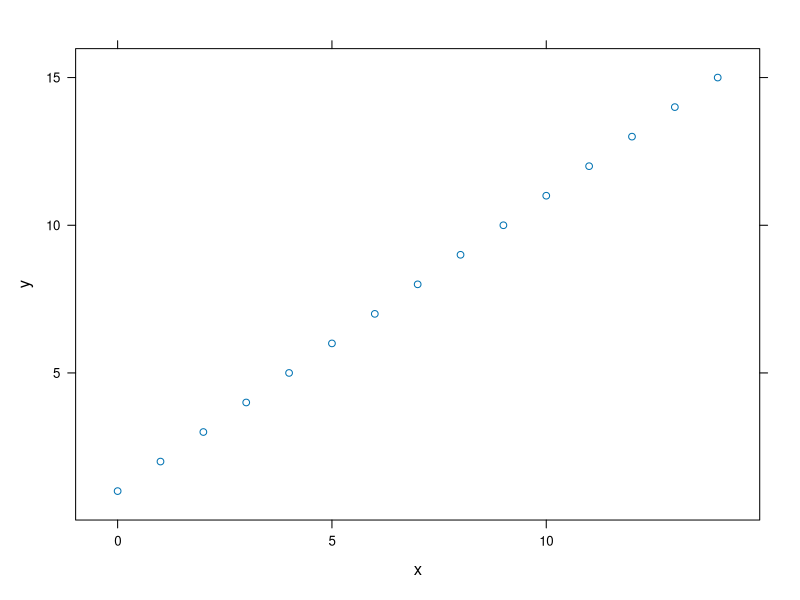
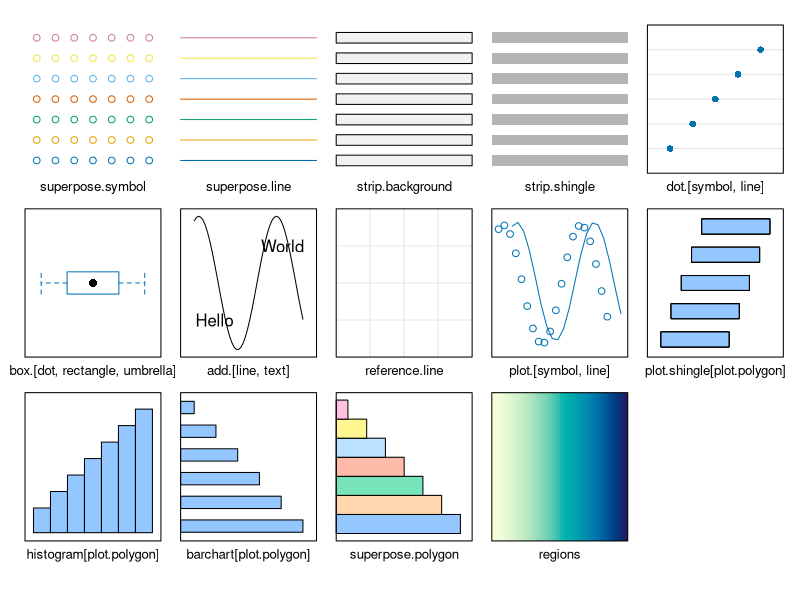
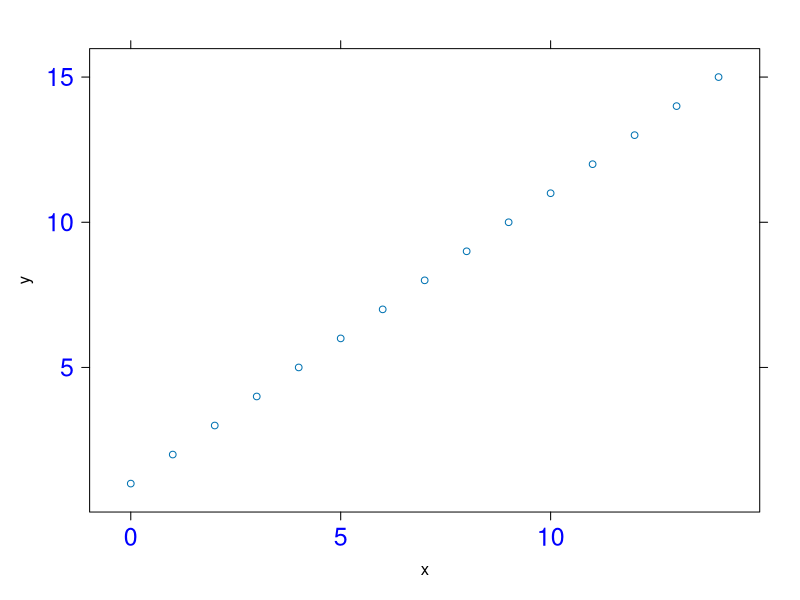
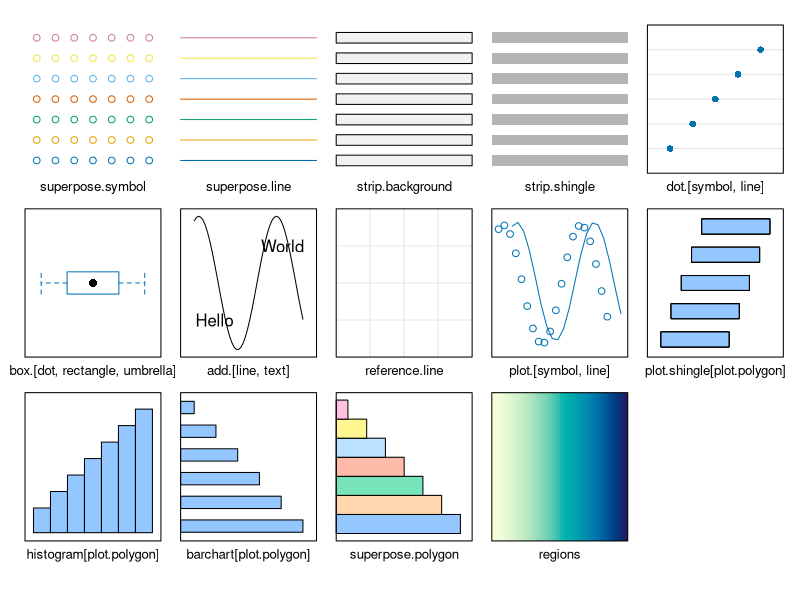
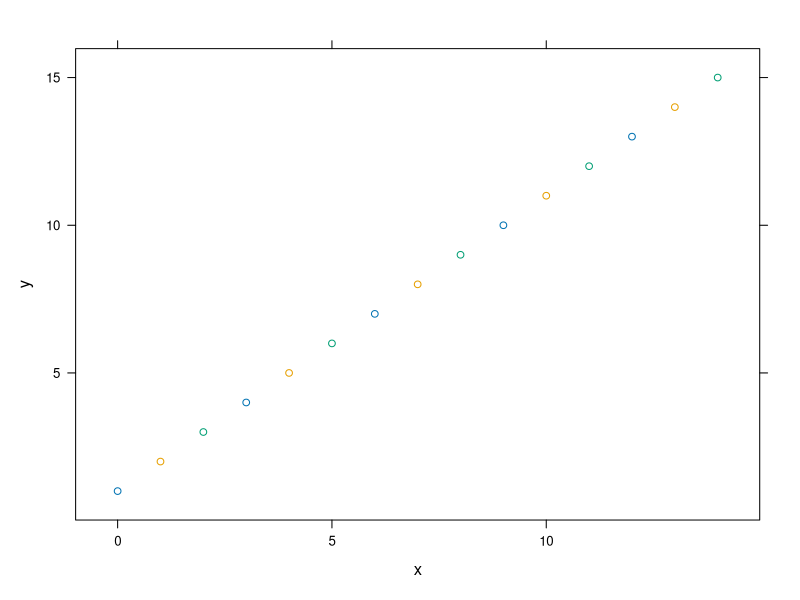
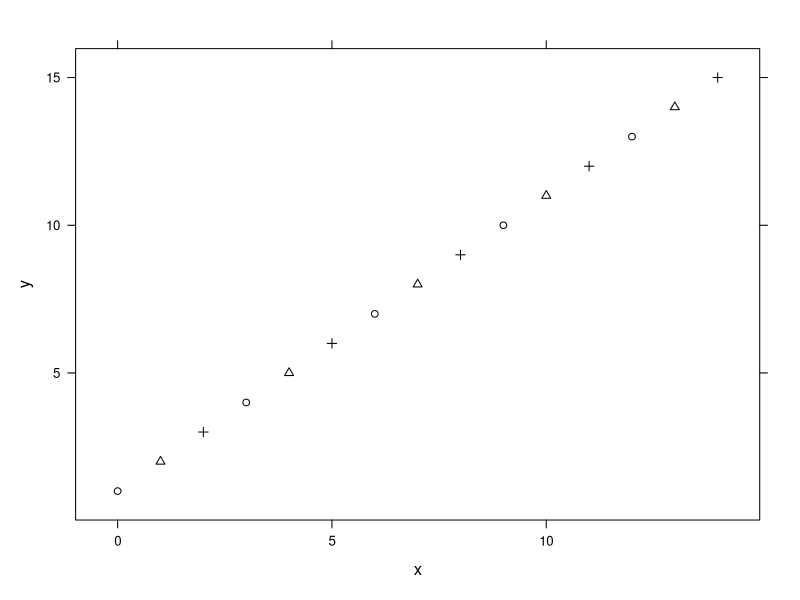
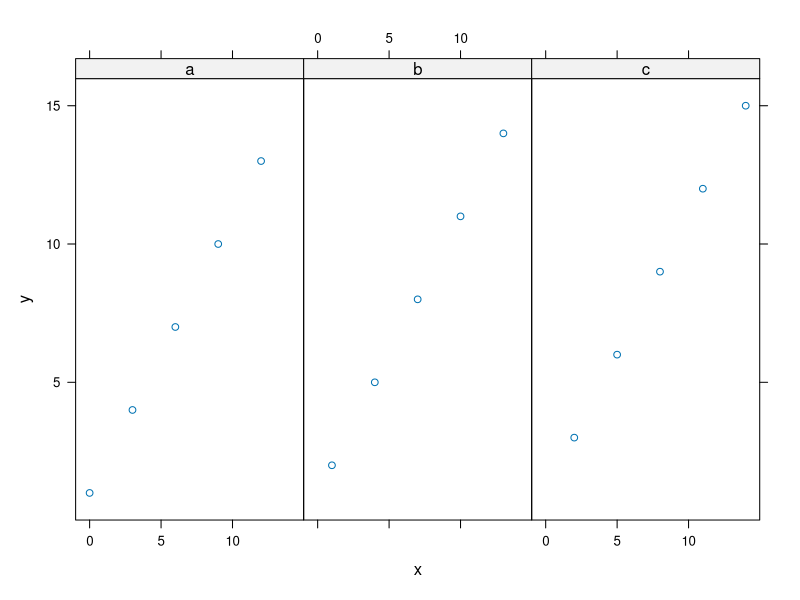
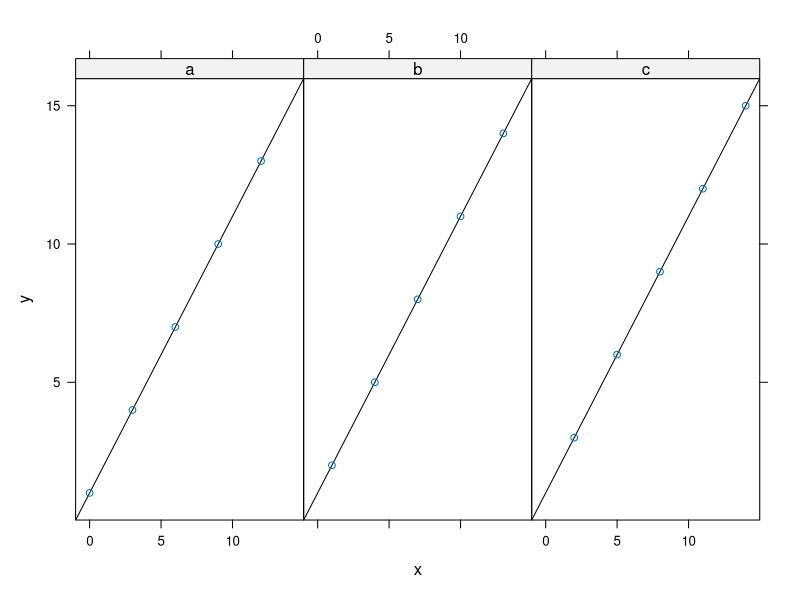

Generate these figures, in order, with R:
# lattice
if(!require(lattice)) install.packages('lattice')
names(trellis.par.get())

# scatter plot 
data = data.frame(x = seq(0, 14),
                  y = seq(1:15),
                  z = rep(c('a', 'b', 'c'), times = 5))
xyplot(y ~ x, data = data)
show.settings()

# trellis parameter setting
op = trellis.par.get()
trellis.par.get('axis.text')
trellis.par.set(list(axis.text = list(cex = 1.5, col = 'blue')))
xyplot(y ~ x, data = data)
trellis.par.set(op)
show.settings()

#  setting
op = trellis.par.get()
xyplot(y ~ x, groups = z, data = data)
mysetting = trellis.par.get()
mysetting$superpose.symbol$col
mysetting$superpose.symbol$pch
mysetting$superpose.symbol$pch = 1:10
mysetting$superpose.symbol$col = 'black'
trellis.par.set(mysetting)
xyplot(y ~ x, groups = z, data = data)
trellis.par.set(op)

# condition variable
xyplot(y ~ x|z, data = data, layout = c(3, 1))

# panel.abline()
mypanel = function(...) {
  panel.abline(a = 1, b = 1)
  panel.xyplot(...)
}

xyplot(y ~ x|z, data = data, layout = c(3, 1), panel = mypanel)

# group variable
densityplot(~ mpg, data = mtcars, 
            lty = 1:2, col = 1:2, lwd = 2,
            groups = factor(am), 
            main = list("MPG Distribution by Tranamission Type", cex = 1.5),
            xlab = "Miles per Gallon",
            key = list(column = 2, 
                       space = "bottom",
                       title = "Transmission (0 = automatic, 1 = manual)",
                       text = list(levels(factor(mtcars$am))),
                       lines = list(lty = 1:2, col = 1:2, lwd = 2)))


# position setting
graph1 = xyplot(mpg ~ wt, data = mtcars, 
                xlab = "Weight", 
                ylab = "Miles Per Gallon")
displacement = equal.count(mtcars$disp, number = 3, overlap = 0)
graph2 = xyplot(mpg ~ wt|displacement, data = mtcars, layout = c(3, 1),
                xlab = "Weight", 
                ylab = "Miles Per Gallon")
plot(graph1, split = c(1, 1, 2, 1))
plot(graph2, split = c(2, 1, 2, 1), newpage = FALSE)

plot(graph1, position = c(0, 0, 0.5, 1))
plot(graph2, position = c(0.5, 0, 1, 1), newpage = FALSE)


# bar chart






